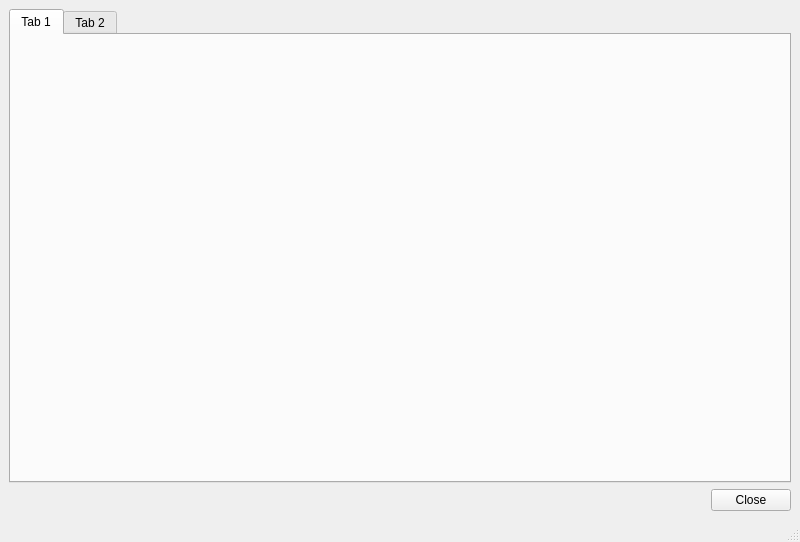
<?xml version="1.0" encoding="UTF-8"?>
<ui version="4.0">
 <class>MainWindow</class>
 <widget class="QMainWindow" name="MainWindow">
  <property name="geometry">
   <rect>
    <x>0</x>
    <y>0</y>
    <width>800</width>
    <height>542</height>
   </rect>
  </property>
  <property name="windowTitle">
   <string>Bareos Tray Monitor</string>
  </property>
  <property name="windowIcon">
   <iconset resource="main.qrc">
    <normaloff>:/images/bareos_1.png</normaloff>:/images/bareos_1.png</iconset>
  </property>
  <widget class="QWidget" name="centralwidget">
   <layout class="QGridLayout" name="gridLayout" columnstretch="0">
    <item row="1" column="0">
     <layout class="QHBoxLayout" name="horizontalLayout">
      <item>
       <widget class="QDialogButtonBox" name="bx_main">
        <property name="standardButtons">
         <set>QDialogButtonBox::Close</set>
        </property>
       </widget>
      </item>
     </layout>
    </item>
    <item row="0" column="0">
     <widget class="QTabWidget" name="tabWidget">
      <widget class="QWidget" name="tab">
       <attribute name="title">
        <string>Tab 1</string>
       </attribute>
      </widget>
      <widget class="QWidget" name="tab_2">
       <attribute name="title">
        <string>Tab 2</string>
       </attribute>
      </widget>
     </widget>
    </item>
   </layout>
  </widget>
  <widget class="QStatusBar" name="statusbar"/>
 </widget>
 <resources>
  <include location="main.qrc"/>
 </resources>
 <connections>
  <connection>
   <sender>bx_main</sender>
   <signal>rejected()</signal>
   <receiver>MainWindow</receiver>
   <slot>hide()</slot>
   <hints>
    <hint type="sourcelabel">
     <x>712</x>
     <y>489</y>
    </hint>
    <hint type="destinationlabel">
     <x>131</x>
     <y>515</y>
    </hint>
   </hints>
  </connection>
 </connections>
</ui>
